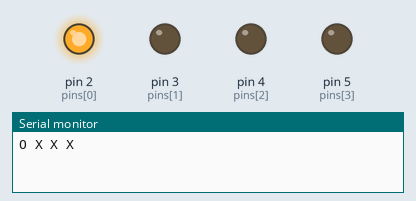
Bench run of a sketch on a simulated Arduino Uno, built with avr-gcc and run on an emulated ATmega328P. Shown: output pins drawn as LEDs (lit = HIGH), the last lines printed to the serial monitor.

Above: at 0.5 s.
At 1.5 s:
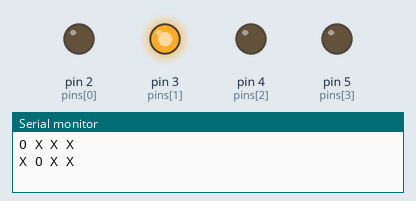
At 2.5 s:
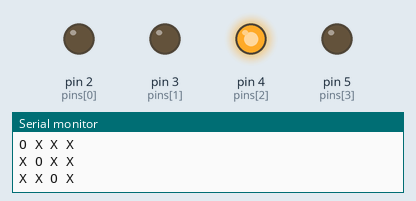
At 3.5 s:
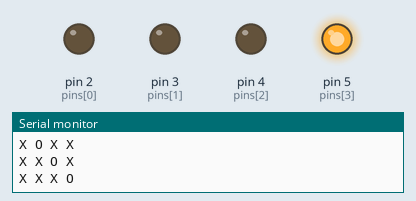
Timing chart, 0 to 5.2 s (numbered marks = the images above):
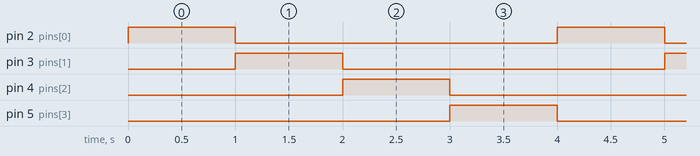

Measured:
- by itself, pin 2 (pins[0]), pin 3 (pins[1]), pin 4 (pins[2]), pin 5 (pins[3]): alternates HIGH for 1.0 s and LOW for 3.0 s
- by itself, everything shown: repeats every 4.0 s, in 4 steps

The sketch:

sketch_sep20a.ino
```cpp
int pins[] = {2, 3, 4, 5};
int state = 0;

void setup() {
  // put your setup code here, to run once:
  Serial.begin(9600);
  for ( int i = 0 ; i < 4 ; i ++ ) {
    pinMode(pins[i], OUTPUT);
    digitalWrite(pins[1], LOW);
  }
}

void loop() {
  // put your main code here, to run repeatedly:
  for ( int i = 0 ; i < 4 ; i ++ ) {
    if ( i == state ) {
      Serial.print("O ");
      digitalWrite(pins[i], HIGH);
    }
    else {
      Serial.print("X ");
      digitalWrite(pins[i], LOW);
    }
  }
  Serial.println();
  state = (state + 1) % 4;
  delay(1000);
}
```
